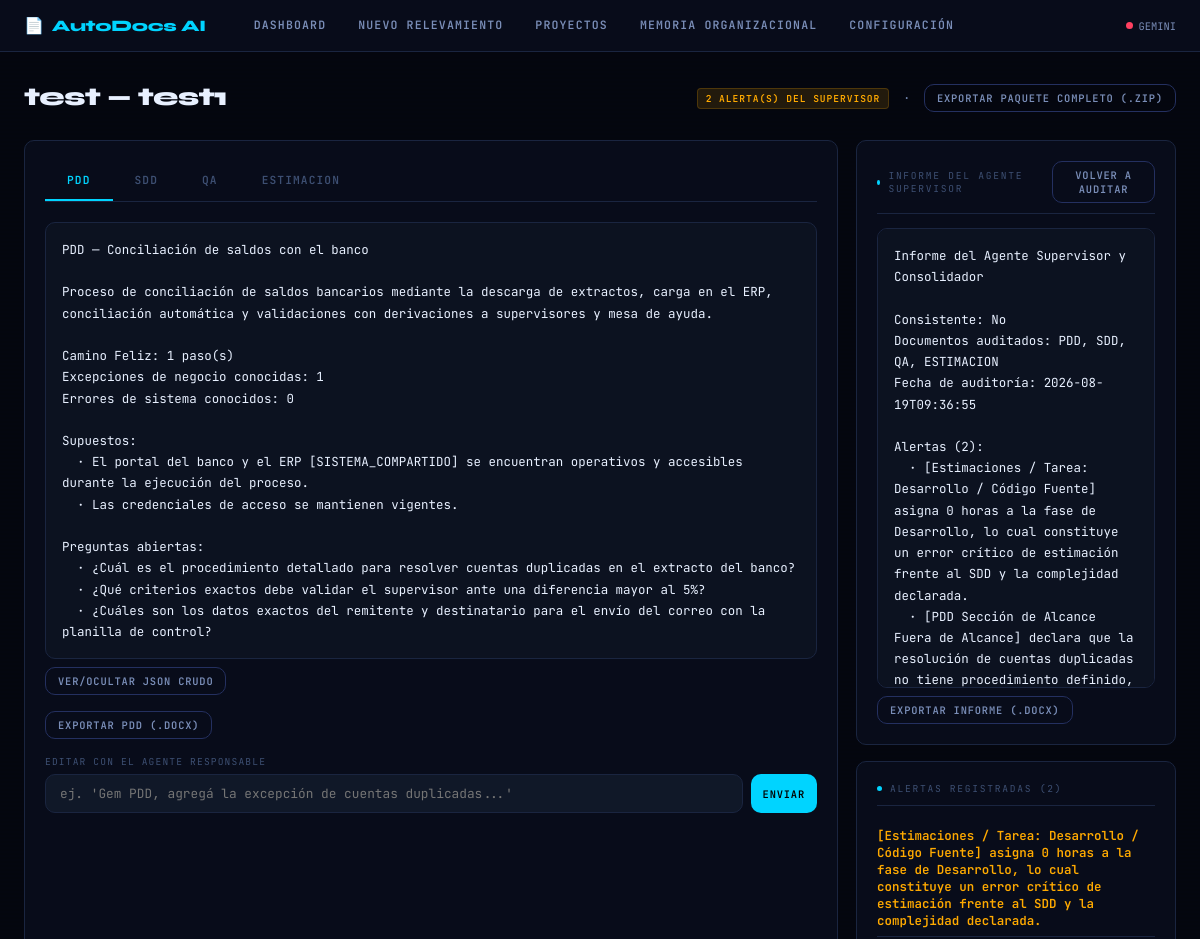
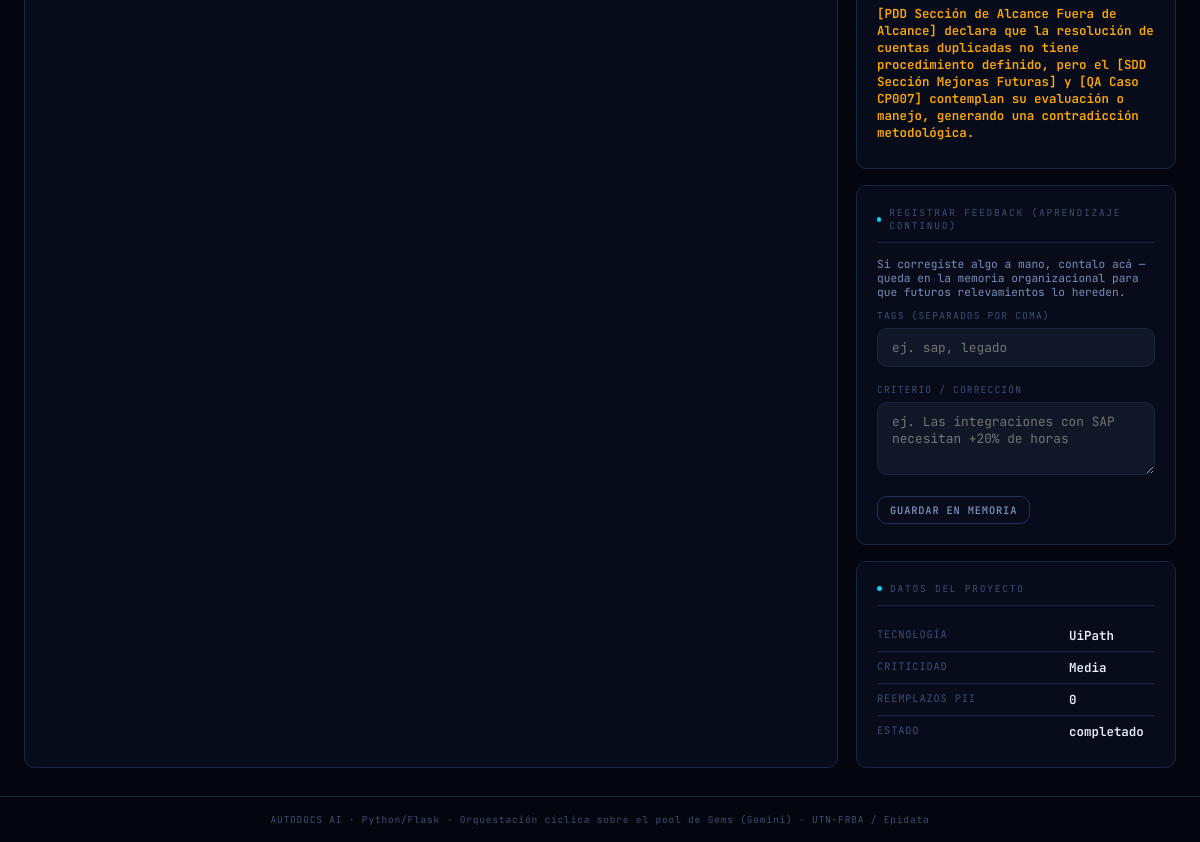
The app's page /resultado/19 with its own data (2 pictures, top to bottom).
### tables this page shows
CREATE TABLE proyectos (
    id                      INTEGER PRIMARY KEY AUTOINCREMENT,
    cliente                 TEXT NOT NULL,
    proceso                 TEXT NOT NULL,
    tecnologia              TEXT,       -- UiPath / Power Automate / Rocketbot / Make.com...
    criticidad              TEXT,       -- Baja / Media / Alta
    presupuesto_hs          REAL,
    analista                TEXT,
    transcripcion_original  TEXT,
    transcripcion_sanitizada TEXT,
    reemplazos_pii          INTEGER DEFAULT 0,
    flujo_estructurado      TEXT,       -- JSON: salida del Agente de Ingesta
    estado                  TEXT DEFAULT 'borrador',  -- borrador|procesando|completado|frenado|error
    motivo_freno            TEXT,       -- si estado = 'frenado' (Límite Operativo de Entrada)
    creado                  TEXT DEFAULT CURRENT_TIMESTAMP,
    actualizado             TEXT DEFAULT CURRENT_TIMESTAMP
);

CREATE TABLE documentos (
    id          INTEGER PRIMARY KEY AUTOINCREMENT,
    proyecto_id INTEGER NOT NULL REFERENCES proyectos(id),
    tipo        TEXT NOT NULL,   -- PDD | SDD | QA | ESTIMACION
    contenido   TEXT,
    version     INTEGER DEFAULT 1,
    creado      TEXT DEFAULT CURRENT_TIMESTAMP
);

CREATE TABLE alertas (
    id          INTEGER PRIMARY KEY AUTOINCREMENT,
    proyecto_id INTEGER NOT NULL REFERENCES proyectos(id),
    tipo        TEXT,     -- cobertura | consistencia
    mensaje     TEXT,
    resuelta    INTEGER DEFAULT 0,
    creado      TEXT DEFAULT CURRENT_TIMESTAMP
);

### ui/app.py (the view)
    @app.route("/resultado/<int:proyecto_id>")
    def resultado(proyecto_id):
        proyecto = ProyectoRepository.get(proyecto_id)
        if not proyecto:
            return redirect(url_for("proyectos"))
        documentos = ProyectoRepository.get_documentos(proyecto_id)
        alertas = ProyectoRepository.get_alertas(proyecto_id)
        resumen_estimacion = None
        if "ESTIMACION" in documentos:
            data_est = EstimacionService.parsear(documentos["ESTIMACION"]["contenido"])
            resumen_estimacion = EstimacionService.resumen_legible(data_est)
        resumen_pdd = None
        if "PDD" in documentos:
            resumen_pdd = PddService.resumen_legible(PddService.parsear(documentos["PDD"]["contenido"]))
        resumen_sdd = None
        if "SDD" in documentos:
            resumen_sdd = SddService.resumen_legible(SddService.parsear(documentos["SDD"]["contenido"]))
        resumen_qa = None
        if "QA" in documentos:
            resumen_qa = QaService.resumen_legible(QaService.parsear(documentos["QA"]["contenido"]))
        resumen_supervisor = None
        if "SUPERVISOR" in documentos:
            resumen_supervisor = SupervisorService.resumen_legible(
                SupervisorService.parsear(documentos["SUPERVISOR"]["contenido"])
            )
        return render_template(
            "resultado.html",
            proyecto=proyecto,
            documentos=documentos,
            tipos=_TIPOS_DOC,
            alertas=alertas,
            resumen_estimacion=resumen_estimacion,
            resumen_pdd=resumen_pdd,
            resumen_sdd=resumen_sdd,
            resumen_qa=resumen_qa,
            resumen_supervisor=resumen_supervisor,
        )

### core/db.py (called while the page is built)
def get_conn() -> sqlite3.Connection:
    DB_PATH.parent.mkdir(exist_ok=True)
    conn = sqlite3.connect(DB_PATH)
    conn.row_factory = sqlite3.Row
    conn.execute("PRAGMA foreign_keys = ON")
    return conn

### repositories/proyecto_repository.py (called while the page is built)
    @staticmethod
    def get(proyecto_id: int) -> dict | None:
        conn = get_conn()
        row = conn.execute("SELECT * FROM proyectos WHERE id = ?", (proyecto_id,)).fetchone()
        conn.close()
        return dict(row) if row else None

    @staticmethod
    def get_documentos(proyecto_id: int) -> dict:
        conn = get_conn()
        rows = conn.execute(
            """SELECT d.* FROM documentos d
               INNER JOIN (
                 SELECT tipo, MAX(version) mv FROM documentos
                 WHERE proyecto_id = ? GROUP BY tipo
               ) top ON d.tipo = top.tipo AND d.version = top.mv
               WHERE d.proyecto_id = ?""",
            (proyecto_id, proyecto_id),
        ).fetchall()
        conn.close()
        return {r["tipo"]: dict(r) for r in rows}

    @staticmethod
    def get_alertas(proyecto_id: int) -> list:
        conn = get_conn()
        rows = conn.execute(
            "SELECT * FROM alertas WHERE proyecto_id = ? ORDER BY id ASC", (proyecto_id,)
        ).fetchall()
        conn.close()
        return [dict(r) for r in rows]

### services/estimacion_service.py (called while the page is built)
    @staticmethod
    def _num(v) -> float:
        try:
            return float(str(v).replace(",", "."))
        except (TypeError, ValueError):
            return 0.0

    @staticmethod
    def horas_totales(data: dict) -> float:
        return sum(EstimacionService._num(f.get("horas")) for f in data.get("fases", [])
                   if isinstance(f, dict))

### services/pdd_service.py (called while the page is built, shortened)
    @staticmethod
    def parsear(texto_respuesta: str) -> dict:
        limpio = re.sub(r"^```(?:json)?|```$", "", texto_respuesta.strip(), flags=re.MULTILINE).strip()
        data = None
        try:
            data = json.loads(limpio)
        except (json.JSONDecodeError, TypeError):
            match = re.search(r"\{.*\}", texto_respuesta, re.DOTALL)
            if match:
                try:
                    data = json.loads(match.group(0))
                except (json.JSONDecodeError, TypeError):
                    data = None
        for k, v in _ESQUELETO_VACIO.items():
            data.setdefault(k, v)
        return data

### services/sdd_service.py (called while the page is built, shortened)
def _texto(v) -> str:
    if v is None:
        return ""
    if isinstance(v, str):
        return v.strip()

### ui/templates/resultado.html (shortened to what this page needs)
{% extends "base.html" %}
{% block content %}
<div class="page-header">
  <h1>{{ proyecto.cliente }} — {{ proyecto.proceso }}</h1>
  <p>
    {% if alertas %}
      <span class="tag tag-amber">{{ alertas|length }} alerta(s) del Supervisor</span>
    {% else %}
      <span class="tag tag-green">Sin alertas de consistencia</span>
    {% endif %}
    &nbsp;·&nbsp;
    <a href="/export/{{ proyecto.id }}/paquete" class="btn btn-secondary btn-sm">Exportar paquete completo (.zip)</a>
  </p>
</div>
<div class="grid-2" style="grid-template-columns: 1fr 320px; gap:18px;">
  <div class="panel">
    <div class="tab-bar" id="tab-bar">
      {% for t in tipos %}
      <button class="tab-btn {% if loop.first %}active{% endif %}" onclick="mostrarTab('{{ t }}')">{{ t }}</button>
      {% endfor %}
    </div>
    {% for t in tipos %}
    <div class="tab-panel {% if loop.first %}active{% endif %}" id="panel-{{ t }}">
      {% if t in ['ESTIMACION', 'PDD', 'SDD', 'QA'] %}
        {% set resumen = {'ESTIMACION': resumen_estimacion, 'PDD': resumen_pdd, 'SDD': resumen_sdd, 'QA': resumen_qa}[t] %}
        <div class="result-box {% if not documentos.get(t) %}empty{% endif %}" id="resumen-{{ t }}">{{ resumen or 'Esta Gem todavía no generó contenido para este proyecto.' }}</div>
        <button type="button" class="btn btn-secondary btn-sm mt-2" onclick="toggleJson('{{ t }}')">Ver/ocultar JSON crudo</button>
      {% else %}
        <div class="result-box {% if not documentos.get(t) %}empty{% endif %}" id="contenido-{{ t }}">{{ documentos.get(t, {}).get('contenido', 'Esta Gem todavía no generó contenido para este proyecto.') }}</div>
      {% endif %}
      <div class="flex gap-2 mt-4 wrap">
        <a href="/export/{{ proyecto.id }}/{{ t }}" class="btn btn-secondary btn-sm">
          Exportar {{ t }} ({% if t in ['PDD','SDD'] %}.docx{% else %}.xlsx{% endif %})
        </a>
      </div>
      <div class="field mt-4">
        <label>Editar con el agente responsable</label>
        <div class="flex gap-2">
          <input type="text" id="editar-{{ t }}" placeholder="ej. 'Gem {{ t }}, agregá la excepción de cuentas duplicadas...'">
          <button class="btn btn-primary btn-sm" onclick="editarDocumento('{{ t }}')">Enviar</button>
        </div>
      </div>
    </div>
    {% endfor %}
  </div>
  <div class="flex flex-col gap-4">
    <div class="panel">
      <div class="panel-title">
        <span class="dot"></span>Informe del Agente Supervisor
        {% if documentos.get('SUPERVISOR') %}
        <button type="button" class="btn btn-secondary btn-sm" onclick="reauditar()">Volver a auditar</button>
        {% endif %}
      </div>
      {% if documentos.get('SUPERVISOR') %}
        <div class="result-box" id="resumen-supervisor" style="white-space:pre-wrap">{{ resumen_supervisor }}</div>
        <a href="/export/{{ proyecto.id }}/SUPERVISOR" class="btn btn-secondary btn-sm mt-2">Exportar informe (.docx)</a>
      {% else %}
        <p class="result-box empty">Todavía no se corrió la auditoría de consistencia para este proyecto.</p>
        <button type="button" class="btn btn-secondary btn-sm mt-2" onclick="reauditar()">Auditar ahora</button>
      {% endif %}
    </div>
    <div class="panel">
      <div class="panel-title">
        <span class="dot"></span>Alertas registradas ({{ alertas|length }})
      </div>
      {% if alertas %}
        {% for a in alertas %}
        <div class="kv"><div class="kv-val" style="color:var(--amber)">{{ a.mensaje }}</div></div>
        {% endfor %}
      {% else %}
        <p class="result-box empty">Sin observaciones de consistencia entre PDD, SDD, QA y Estimación.</p>
      {% endif %}
    </div>
    <div class="panel">
      <div class="panel-title"><span class="dot"></span>Registrar feedback (Aprendizaje continuo)</div>
      <p style="font-size:.7rem; color:var(--text-mid); margin-bottom:10px;">
        Si corregiste algo a mano, contalo acá — queda en la memoria organizacional para
        que futuros relevamientos lo hereden.
      </p>
      <div class="field">
        <label>Tags (separados por coma)</label>
        <input type="text" id="feedback-tags" placeholder="ej. sap, legado">
      </div>
      <div class="field">
        <label>Criterio / corrección</label>
        <textarea id="feedback-texto" rows="3" placeholder="ej. Las integraciones con SAP necesitan +20% de horas"></textarea>
      </div>
      <button class="btn btn-secondary btn-sm" onclick="registrarFeedback()">Guardar en memoria</button>
    </div>
    <div class="panel">
      <div class="panel-title"><span class="dot"></span>Datos del proyecto</div>
      <div class="kv"><div class="kv-key">Tecnología</div><div class="kv-val">{{ proyecto.tecnologia or '—' }}</div></div>
      <div class="kv"><div class="kv-key">Criticidad</div><div class="kv-val">{{ proyecto.criticidad or '—' }}</div></div>
      <div class="kv"><div class="kv-key">Reemplazos PII</div><div class="kv-val">{{ proyecto.reemplazos_pii }}</div></div>
      <div class="kv"><div class="kv-key">Estado</div><div class="kv-val">{{ proyecto.estado }}</div></div>
    </div>
  </div>
</div>
{% endblock %}

### ui/templates/base.html (style rules this page uses)
:root { --bg-void: #04060f; --bg-panel: #080c1a; --bg-card: #0c1220; --bg-input: #101828; --border: #1a2540; --border-hi: #243060; --cyan: #00d4ff; --cyan-dim: #007da0; --green: #00e87a; --green-dim: #006635; --red: #ff4060; --amber: #ffaa00; --text-hi: #e8f0ff; --text-mid: #7a8eb8; --text-lo: #3d4f72; --mono: 'JetBrains Mono', monospace; --display: 'Syne', sans-serif; --radius: 10px; --glow-c: 0 0 20px rgba(0,212,255,.18); --glow-g: 0 0 20px rgba(0,232,122,.18); }
*, *::before, *::after { box-sizing: border-box; margin: 0; padding: 0; }
html { scroll-behavior: smooth; }
body { font-family: var(--mono); background: var(--bg-void); color: var(--text-hi); min-height: 100vh; display: flex; flex-direction: column; background-image: repeating-linear-gradient(0deg, transparent, transparent 2px, rgba(0,0,0,.08) 2px, rgba(0,0,0,.08) 4px); }
.page-header { margin-bottom: 28px; display: flex; align-items: flex-end; justify-content: space-between; gap: 16px; flex-wrap: wrap; }
.page-header h1 { font-family: var(--display); font-size: 1.6rem; font-weight: 800; color: var(--text-hi); letter-spacing: -.03em; }
.page-header p { font-size: .72rem; color: var(--text-mid); margin-top: 4px; }
.panel { background: var(--bg-panel); border: 1px solid var(--border); border-radius: var(--radius); padding: 20px; }
.panel-title { font-size: .6rem; letter-spacing: .18em; text-transform: uppercase; color: var(--text-lo); margin-bottom: 14px; padding-bottom: 10px; border-bottom: 1px solid var(--border); display: flex; align-items: center; gap: 8px; }
.panel-title .dot { width: 5px; height: 5px; border-radius: 50%; background: var(--cyan); }
.grid-2 { display: grid; grid-template-columns: 1fr 1fr; gap: 18px; }
input, select, textarea { width: 100%; background: var(--bg-input); border: 1px solid var(--border); border-radius: var(--radius); color: var(--text-hi); font-family: var(--mono); font-size: .8rem; padding: 10px 14px; transition: border-color .2s, box-shadow .2s; outline: none; }
label { display: block; font-size: .6rem; letter-spacing: .12em; text-transform: uppercase; color: var(--text-lo); margin-bottom: 6px; }
.field { margin-bottom: 16px; }
.btn { font-family: var(--mono); font-size: .72rem; font-weight: 600; letter-spacing: .08em; text-transform: uppercase; border: none; border-radius: var(--radius); padding: 10px 20px; cursor: pointer; transition: all .18s; display: inline-flex; align-items: center; gap: 8px; text-decoration: none; }
.btn-primary { background: var(--cyan); color: #000; }
.btn-secondary { background: transparent; border: 1px solid var(--border-hi); color: var(--text-mid); }
.btn-sm { padding: 6px 12px; font-size: .65rem; }
.tag { display: inline-block; font-size: .6rem; letter-spacing: .1em; text-transform: uppercase; padding: 3px 8px; border-radius: 4px; font-weight: 600; }
.tag-amber { background: rgba(255,170,0,.12); color: var(--amber); border: 1px solid rgba(255,170,0,.2); }
.result-box { background: var(--bg-card); border: 1px solid var(--border); border-radius: var(--radius); padding: 16px; font-size: .78rem; line-height: 1.7; color: var(--text-hi); white-space: pre-wrap; word-break: break-word; min-height: 80px; max-height: 460px; overflow-y: auto; }
.kv { display: flex; gap: 12px; padding: 7px 0; border-bottom: 1px solid var(--border); }
.kv:last-child { border-bottom: none; }
.kv-key { flex: 0 0 180px; font-size: .65rem; color: var(--text-lo); text-transform: uppercase; letter-spacing: .08em; }
.kv-val { flex: 1; font-size: .78rem; color: var(--text-hi); font-weight: 600; }
.tab-bar { display: flex; gap: 0; border-bottom: 1px solid var(--border); margin-bottom: 20px; overflow-x: auto; }
.tab-btn { font-family: var(--mono); font-size: .7rem; font-weight: 600; letter-spacing: .1em; text-transform: uppercase; padding: 12px 22px; background: transparent; border: none; border-bottom: 2px solid transparent; color: var(--text-lo); cursor: pointer; transition: all .15s; white-space: nowrap; }
.tab-btn.active { color: var(--cyan); border-bottom-color: var(--cyan); }
.tab-panel { display: none; }
.tab-panel.active { display: block; }
.mt-2 { margin-top: 8px; }
.mt-4 { margin-top: 16px; }
.flex { display: flex; }
.flex-col { flex-direction: column; }
.gap-2 { gap: 8px; }
.gap-4 { gap: 16px; }
.wrap { flex-wrap: wrap; }

### records on screen
proyectos: cliente "test", proceso "test1", tecnologia "UiPath", criticidad "Media", reemplazos_pii "0", estado "completado"
documentos: tipo "PDD", resumen "PDD — Conciliación de saldos con el banco Proceso de conciliación de saldos bancarios mediante la descarga de extractos, carga en el ERP, conciliación automática y validaciones con derivaciones a supervisores y mesa de ayuda. Camino Feliz: 1 paso(s) Excepciones de negocio conocidas: 1 Errores de sistema conocidos: 0 Supuestos: · El portal del banco y el ERP [SISTEMA_COMPARTIDO] se encuentran operativos y accesibles durante la ejecución del proceso. · Las credenciales de acceso se mantienen vigentes. Preguntas abiertas: · ¿Cuál es el procedimiento detallado para resolver cuentas duplicadas en el extracto del banco? · ¿Qué criterios exactos debe validar el supervisor ante una diferencia mayor…", t "ej. 'Gem PDD, agregá la excepción de cuentas duplicadas...'"
documentos: tipo "SDD"
documentos: tipo "ESTIMACION"
alertas: mensaje "[Estimaciones / Tarea: Desarrollo / Código Fuente] asigna 0 horas a la fase de Desarrollo, lo cual constituye un error crítico de estimación frente al SDD y la complejidad declarada."
alertas: mensaje "[PDD Sección de Alcance Fuera de Alcance] declara que la resolución de cuentas duplicadas no tiene procedimiento definido, pero el [SDD Sección Mejoras Futuras] y [QA Caso CP007] contemplan su evaluación o manejo, generando una contradicción metodológica."

### other values on screen
{{ alertas|length }} "2"
{{ t }} "QA"
